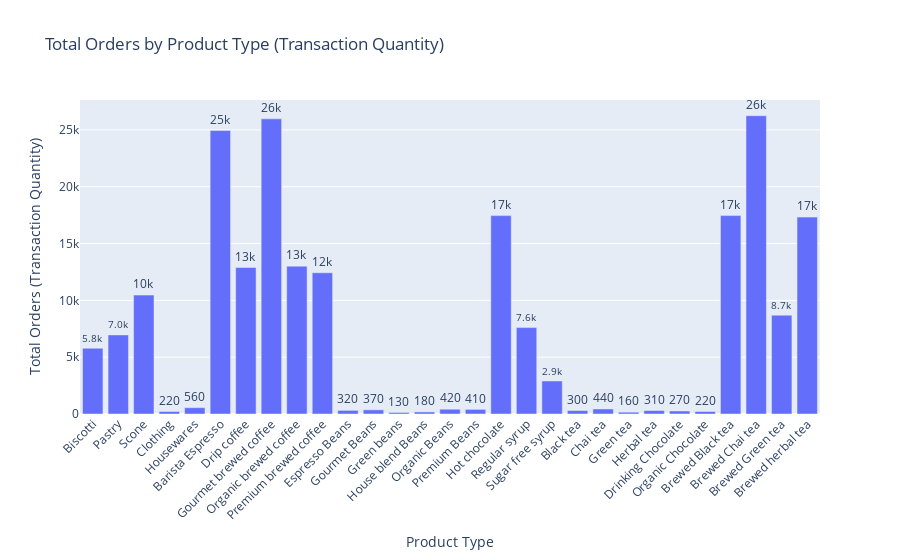

Notebook source saved alongside this figure:
### Code cell
# Create an interactive bar chart using Plotly  
fig = px.bar(total_orders,   
             x='Product',   
             y='Total Order',   
             title='Total Orders by Product Type (Transaction Quantity)',  
             labels={'Total Order': 'Total Orders (Transaction Quantity)', 'Product': 'Product'},  
             text='Total Order',  # Show numbers on the bars  
             hover_data=['Total Order']  # Show values on hover  
            )  


fig.update_traces(texttemplate='%{text:.2s}', textposition='outside')  
fig.update_layout(xaxis_title='Product Type', yaxis_title='Total Orders (Transaction Quantity)', xaxis_tickangle=-45)  

fig.show()

### Figure 1 — Plotly figure (JSON) as saved in the notebook; plotly's stock layout.template omitted (floating-point values rounded to 4 significant figures)
{"data": [{"alignmentgroup": "True", "hovertemplate": "Product=%{x}<br>Total Orders (Transaction Quantity)=%{text}<extra></extra>", "legendgroup": "", "marker": {"color": "#636efa", "pattern": {"shape": ""}}, "name": "", "offsetgroup": "", "orientation": "v", "showlegend": false, "text": [5788, 6961, 10465, 221, 555, 24943, 12891, 25973, 13012, 12431, 319, 366, 134, 183, 420, 406, 17457, 7606, 2905, 303, 443, 159, 305, 266, 221, 17462, 26250, 8697, 17328], "textposition": "outside", "texttemplate": "%{text:.2s}", "type": "bar", "x": ["Biscotti", "Pastry", "Scone", "Clothing", "Housewares", "Barista Espresso", "Drip coffee", "Gourmet brewed coffee", "Organic brewed coffee", "Premium brewed coffee", "Espresso Beans", "Gourmet Beans", "Green beans", "House blend Beans", "Organic Beans", "Premium Beans", "Hot chocolate", "Regular syrup", "Sugar free syrup", "Black tea", "Chai tea", "Green tea", "Herbal tea", "Drinking Chocolate", "Organic Chocolate", "Brewed Black tea", "Brewed Chai tea", "Brewed Green tea", "Brewed herbal tea"], "xaxis": "x", "y": [5788, 6961, 10465, 221, 555, 24943, 12891, 25973, 13012, 12431, 319, 366, 134, 183, 420, 406, 17457, 7606, 2905, 303, 443, 159, 305, 266, 221, 17462, 26250, 8697, 17328], "yaxis": "y"}], "layout": {"autosize": true, "barmode": "relative", "legend": {"tracegroupgap": 0}, "title": {"text": "Total Orders by Product Type (Transaction Quantity)"}, "xaxis": {"anchor": "y", "autorange": true, "domain": [0, 1], "range": [-0.5, 28.5], "tickangle": -45, "title": {"text": "Product Type"}, "type": "category"}, "yaxis": {"anchor": "x", "autorange": true, "domain": [0, 1], "range": [0, 27630.0], "title": {"text": "Total Orders (Transaction Quantity)"}, "type": "linear"}}}
